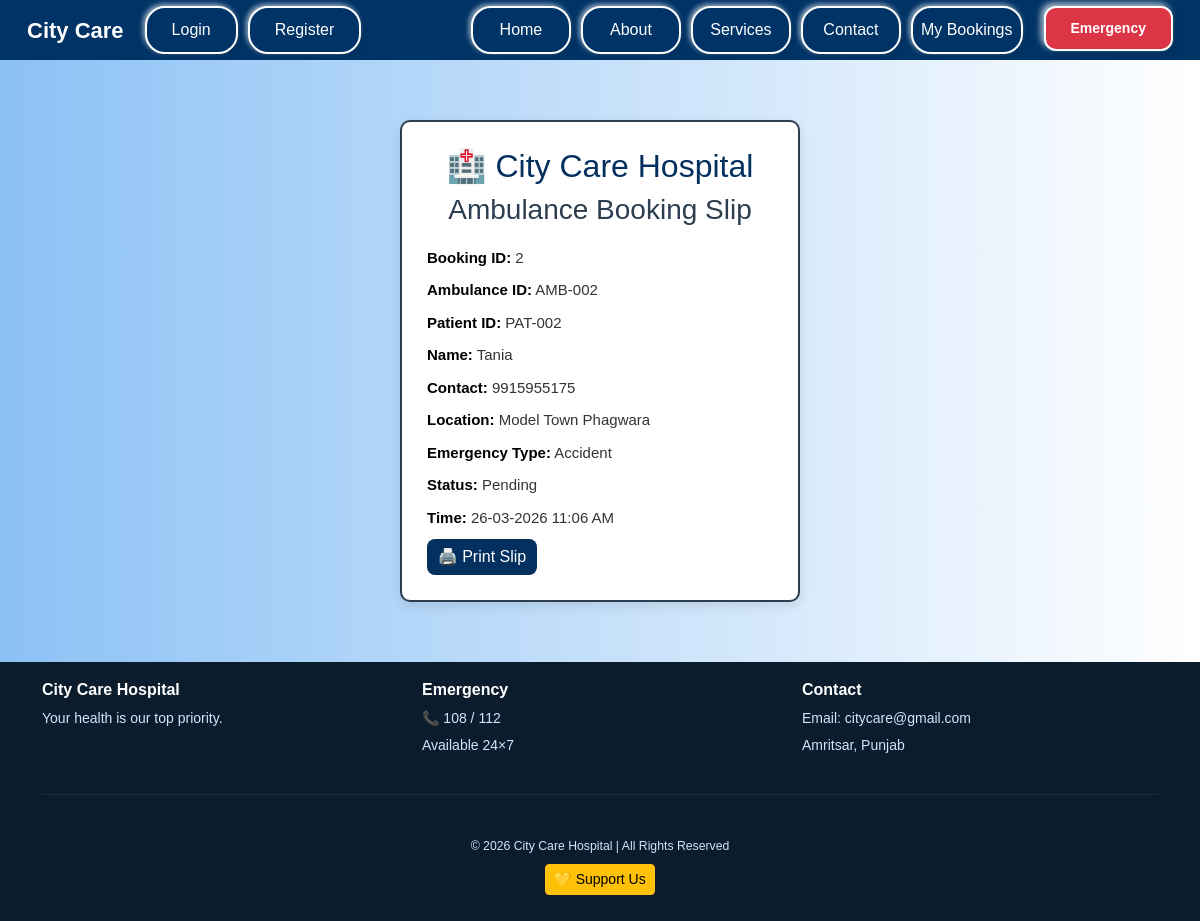
/ambulance_slip/2, run on an earlier commit of the app's database.
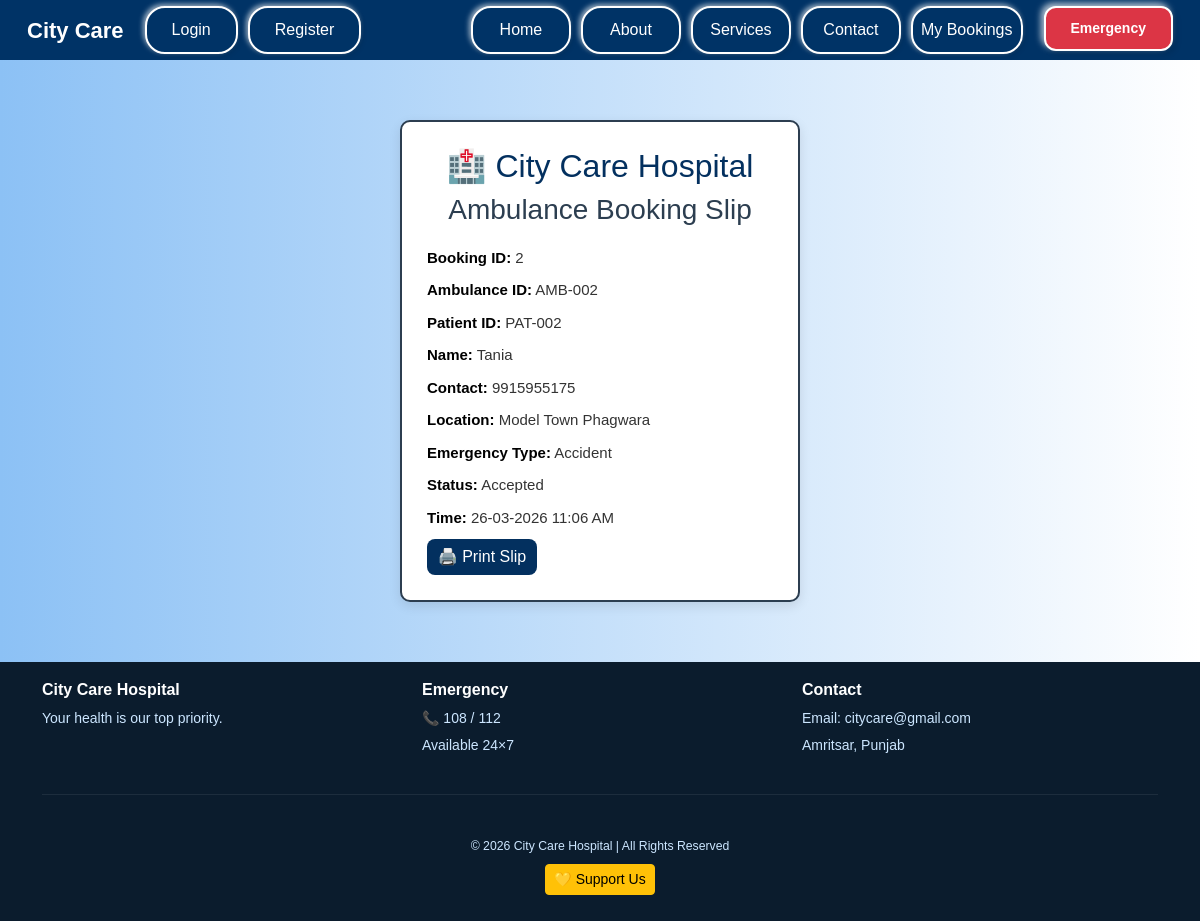
And on a later commit of the database.
### main.py (models this page shows)
class AmbulanceRequest(db.Model):
    id = db.Column(db.Integer, primary_key=True)
    ambulance_id = db.Column(db.String(20))
    patient_id = db.Column(db.String(20))
    patient_name = db.Column(db.String(100), nullable=False)
    contact_number = db.Column(db.String(20), nullable=False)
    pickup_location = db.Column(db.String(200), nullable=False)
    emergency_type = db.Column(db.String(100), nullable=False)
    request_time = db.Column(db.DateTime, default=db.func.current_timestamp())
    status = db.Column(db.String(50), default="Pending")
    user_id = db.Column(db.Integer, db.ForeignKey('user.id'))

### main.py (the view)
@app.route('/ambulance_slip/<int:id>')
def ambulance_slip(id):
    ambulance = AmbulanceRequest.query.get_or_404(id)
    return render_template('ambulance_slip.html', ambulance=ambulance)

### templates/ambulance_slip.html (shortened to what this page needs)
{% extends "base.html" %}
{% block content %}
<html lang="en">
<head>
    <link rel="stylesheet" href="{{ url_for('static', filename='css/style.css') }}">
</head>
<body>
     <div class="slip">
        <h2 style="text-align:center; color:#03305f;">
            🏥 City Care Hospital
        </h2>
        <h3> Ambulance Booking Slip</h3>
    <p><strong>Booking ID:</strong> {{ ambulance.id }}</p>
    <p><strong>Ambulance ID:</strong> {{ ambulance.ambulance_id }}</p>
    <p><strong>Patient ID:</strong> {{ ambulance.patient_id }}</p>
    <p><strong>Name:</strong> {{ ambulance.patient_name }}</p>
    <p><strong>Contact:</strong> {{ ambulance.contact_number }}</p>
    <p><strong>Location:</strong> {{ ambulance.pickup_location }}</p>
    <p><strong>Emergency Type:</strong> {{ ambulance.emergency_type }}</p>
    <p><strong>Status:</strong> {{ ambulance.status }}</p>
    <p><strong>Time:</strong> {{ ambulance.request_time.strftime('%d-%m-%Y %I:%M %p') }}</p>
    <div class="btn-group">
    <button class="btnslip" onclick="window.print()">🖨️ Print Slip</button>
    </div>
    </div>
</div>
</body>
</html>
{% endblock %}

What changed in the data, as far as the page shows it:
changed AmbulanceRequest "AMB-002": status "Pending" → "Accepted"
